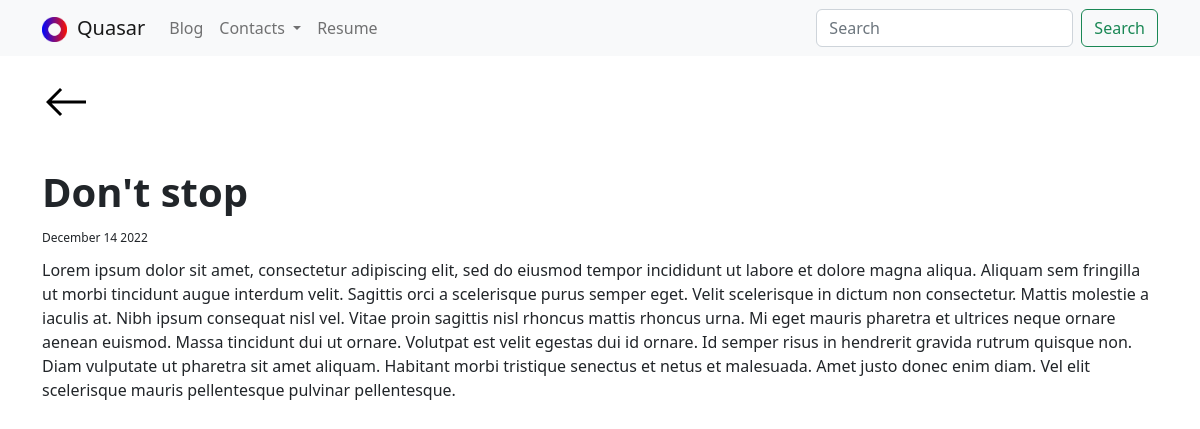
/blog/5/, run on the app's committed database.
### blog/models.py (models this page shows, shortened)
class Blog(models.Model):
    tittle = models.CharField(max_length=200)
    date = models.DateField()
    description = models.TextField()

### blog/views.py (the view)
# urls.py: path('<int:blog_id>/', views.detail, name='detail'),
def detail(request, blog_id):
    blog = get_object_or_404(Blog, pk=blog_id)
    return render(request, 'blog/detail.html', {'tittle': f'Blog #{blog_id}', 'blog': blog})

### blog/templates/blog/detail.html
{% extends 'base.html' %}
{% load static %}
{% block content %}
    <a href="{% url 'blog:all_blogs' %}" class="back"><img src="{% static 'img/west_FILL0_wght400_GRAD0_opsz48.svg' %}"></a>
    <h1 style="font-weight: bold;">{{ blog.tittle }}</h1>
    <span style="font-size: 12px;">{{ blog.date|date:'F d Y' }}</span>
    <p style="margin-top: 10px; margin-bottom: 4rem;">{{ blog.description }}</p>
{% endblock %}

### my_portfolio/static/style.css (style rules this page uses)
* { margin: 0; padding: 0; box-sizing: border-box; }
html, body { height: 100%; }
.back { position: absolute; margin-top: -90px; }

### data on the page
Blog: tittle "Don't stop", date "December 14 2022", description "Lorem ipsum dolor sit amet, consectetur adipiscing elit, sed do eiusmod tempor incididunt ut labore et dolore magna aliqua. Aliquam sem fringilla ut morbi tincidunt augue interdum velit. Sagittis orci a scelerisque purus semper eget. Velit scelerisque in dictum non consectetur. Mattis molestie a iaculis at. Nibh ipsum consequat nisl vel. Vitae proin sagittis nisl rhoncus mattis rhoncus urna. Mi eget mauris pharetra et ultrices neque ornare aenean euismod. Massa tincidunt dui ut ornare. Volutpat est velit egestas dui id ornare. Id semper risus in hendrerit gravida rutrum quisque non. Diam vulputate ut pharetra sit amet aliquam. Habitant morbi tristique senectus et netus et malesuada. Amet…"
